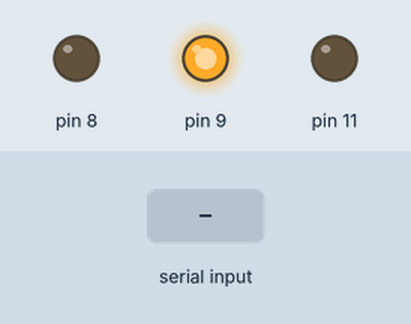
Recording of a sketch running on a simulated Arduino Leonardo, built for the host (arithmetic inside an expression is 32-bit, double 64-bit). Parts: output pins drawn as LEDs (lit = HIGH). The test bench sets the inputs (shaded band).

Above: at 1.2 s.
1.3 s: "a" received over Serial
At 2.1 s:
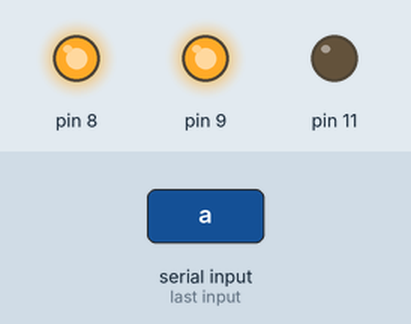
2.8 s: "b" received over Serial
At 3.2 s:
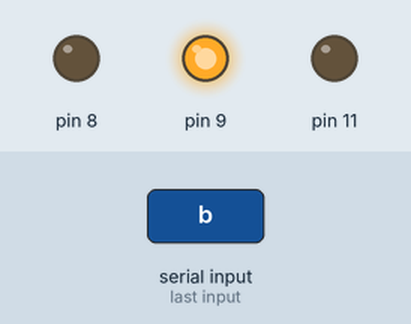
Timing chart, 0 to 5.8 s (numbered marks = the images above; inputs shaded):
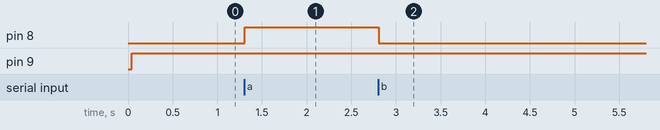

Measured:
- after the input at 1.3 s, pin 8: LOW → HIGH at once
- after the input at 2.8 s, pin 8: HIGH → LOW at once

The sketch:

FailSafeBoard.ino
```cpp
/******************************************************************************
 * This is the code for the Fail Safe Board.
 * Author: Nathan Hui
 * Date: 12/10/13
 *****************************************************************************/

/////////////////////////CONFIGURATION/////////////////////////////////////////
#define PPM_FrLen 22500		// set the PPM frame length (us)
#define PPM_PulseLen 300	// set the pulse length (us)
#define CH_AIL 0			// Set Roll PPM channel
#define CH_ELE 1			// Set Pitch PPM channel
#define CH_THR 2			// Set Throttle PPM channel
#define CH_RUD 3			// Set Yaw PPM channel
#define CH_MOD 7			// Set Mode PPM channel
#define CH_AUX 5			// Set Aux PPM channel
#define RC_RTH 600			// Set RTH mode length
/////////////////////////CONFIGURATION/////////////////////////////////////////

////////////////////////PROGRAM SPECIFIC CONSTANTS/////////////////////////////
#define SAVAIL 0			// Serial Available bit
#define RCHLTH 1			// RC PPM Health (1 is bad health, 0 is good)
#define FSMOD1 2			// Failsafe Mode 1
#define FSMOD2 3			// Failsafe Mode 1
////////////////////////PROGRAM SPECIFIC CONSTANTS/////////////////////////////

int rc_ppm[8];
int s_ppm[8] = {900, 900, 900, 900, 900, 900, 900, 900};
char flags = 0;	// bit 0 is Serial Available, bit 1 is Bad RC PPM Health
/***********************FLAG DESCRIPTIONS**************************************
 * 0	Serial Available
 * 1	Bad RC PPM Health
 * 2	Failsafe Mode 1
 * 3	Failsafe Mode 2
 *****************************************************************************/
int busyflag = 0;
String inputString = "";

void setup(){
	Serial.begin(9600);

	// Configure GPIO
	DDRE |= (1 << DDE5);	// Set E5 as output (S_PPM OUTPUT) (Pin 3)
	DDRD &= ~(1 << DDD0);	// Set D0 as input (RC_PPM INPUT) (Pin 21)
	DDRB |= (1 << DDB7) | (1 << DDB5) | (1 << DDB4);
	// Set B7 as output (LED) (Pin 13), B5 as output (RC_PPM Health) (Pin 11),
	// B4 as Serial Comm Status (Pin 10)

	cli();	// disable interrupts

	// Configure timers and interrupts
	// Using timer1 for RC_PPM, timer3 for S_PPM

	// S_PPM Setup
	TCCR3A = 0;	// Clear timer 3 control regsiter a
	OCR3A = 1000;	// compare match register, set to dummy value to start
	TCCR3B = (1 << WGM32) | (1 << CS31);
	// turn on Clear Timer on Compare mode, set 8 prescaler: 0.5 us @ 16 MHz
	TIMSK3 |= (1 << OCIE3A);	// enable timer compare interrupt

	// RC_PPM Setup
	TIMSK1 |= (1 << TOIE1);	// enable overflow interrupt
	TCCR1A = 0;	// Clear timer 1 control register a
	TCCR1B = 0 | (1 << WGM11) | (1 << CS11);
	// use CTC mode, set 8 prescaler: 0.5 us @ 16 MHz
	EIMSK |= (1 << INT0);	// enable extermal interrupt on pin 2
	EICRA |= (1 << ISC01);	// Trigger INT0 on falling edge

	// FS_CLK Setup
	TCCR4A = 0;	// Clear control setup
	OCR4A = 46875;	// 3 seconds at 1024 prescaler
	TCCR4B = (1 << WGM42);	// turn on CTC mode
	TIMSK4 |= (1 << OCIE4A);	// enable timer compare interrupt

	sei();	// reenable interrupts
}

void loop(){
	while(Serial.available()){
		char inChar = (char)Serial.read();
		inputString += inChar;
		flags |= (1 << 0);
	}

	if(flags){
		// PORTB |= (1 << ON_TIME_PIN);
	}else{
		// PORTB &= ~(1 << ON_TIME_PIN);
	}
	if(flags & (1 << SAVAIL)){
		char readChar = inputString.charAt(0);
		switch(readChar){
			case 97:
				PORTB |= (1 << PORTB4);
				break;
			case 98:
				PORTB &= ~(1 << PORTB4);
				break;
			default:
				PORTB &= ~(1 << PORTB4);
				break;
		}
		flags ^= (1 << SAVAIL);
		inputString = "";
	}
	if(flags & (1 << RCHLTH)){	// RC_PPM Health Bad
		PORTB |= (1 << PORTB5);	// if flag is set, set port high
	}else{
		PORTB &= ~(1 << PORTB5);	// if flag not set, set port low
	}
	if(flags & (1 << FSMOD1)){	// Failsafe Mode 1
		s_ppm[0] = rc_ppm[0];	// copy previous state
		s_ppm[1] = rc_ppm[1];
		s_ppm[2] = rc_ppm[2];
		s_ppm[3] = rc_ppm[3];
		s_ppm[4] = rc_ppm[4];
		s_ppm[5] = rc_ppm[5];
		s_ppm[6] = rc_ppm[6];
		s_ppm[7] = rc_ppm[7];
	}
	if(flags & (1 << FSMOD2)){	// Failsafe Mode 2
		s_ppm[CH_MOD] = RC_RTH;	// RTH!
	}

	delay(10);
}

ISR(INT0_vect){	// Falling edge interrupt for RC_PPM
	static unsigned int pulse;
	static unsigned long counter;
	static byte channel;

	counter = TCNT1;	// Get current time
	TCNT1 = 0;	// Reset timer
	flags &= ~(1 << RCHLTH);	// set good RC PPM Health flag
	flags &= ~(1 << FSMOD1);	// Clear FS mode
	flags &= ~(1 << FSMOD2);	// Clear FS mode
	if(counter < 1020){	// must be a pulse if less than 510 us
		pulse = counter;
	}else if(counter > 6000){	// sync pulses over 3000us
		channel = 0;
	}else{	// servo values between 510 us and 3000 us
		rc_ppm[channel] = (counter + pulse) / 2;
		channel++;
	}
}

ISR(TIMER4_COMPA_vect){	// 3 seconds for failsafe 1
	flags |= (1 << FSMOD2);	// set new mode
	flags ^= (1 << FSMOD1);
}

ISR(TIMER1_OVF_vect){
	flags |= (1 << RCHLTH) | (1 << FSMOD1);	// set bad RC PPM Health flag
	TCCR4B |= (1 << CS42) | (1 << CS40);	// set watchdog timer on
}

ISR(TIMER3_COMPA_vect){
	static boolean state = true;	// set initial state

	TCNT3 = 0;	// reset timer

	if(state){	// start pulse
		PORTE &= ~(1 << PORTE5);
		OCR3A = 600;	// timeout at 300 us
		state = false;
	}else{	// end pulse and calculate when to start next
		static byte cur_chan_num;
		static unsigned int calc_rest;

		PORTE |= (1 << PORTE5);
		state = true;

		if(cur_chan_num >= 8){
			cur_chan_num = 0;	// reset frame
			calc_rest = calc_rest + 300;
			OCR3A = (22500 - calc_rest) * 2;
			calc_rest = 0;
		}else{
			OCR3A = (s_ppm[cur_chan_num] - 300) * 2;
			calc_rest = calc_rest + s_ppm[cur_chan_num];
			cur_chan_num++;
		}
	}
}
```
